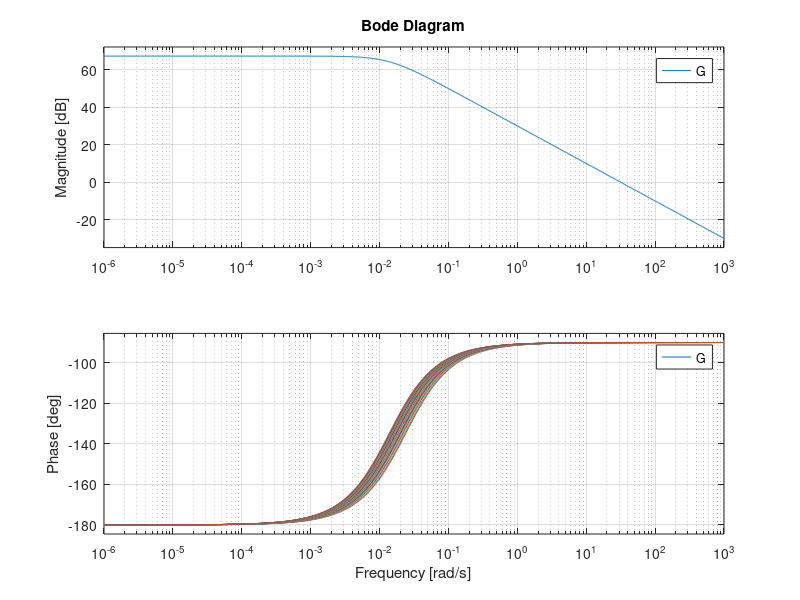

MATLAB code for this plot:
% EE154 Project 1
% Written by Stephen Kemp
% 

close all;
clear all;
%% Set Constants

S = pi*0.1^2;
A = pi*0.005^2;
B = S^2 - A^2;
g = 9.81;
w = logspace(-6,3,1000);

%% Set Variables and Functions

Y_star = linspace(0.05,0.15,30);
q_star = sqrt(2*A*g*Y_star); % Relationship from part b)

% From part a)
C = sqrt(A^2.*q_star.^2./B^2 + 2.*A^2.*g.*Y_star./B);
% df/dY
a = -A^2.*g./B./C; 
% df/dq
b = S/B - A^2.*q_star./B^2 ./ C;

%% Generate Bode plots
figure(1)
for k = 1:length(a)
    G = tf([b(k)],[1, a(k)]);
    bode(G,w);
    hold on;
end